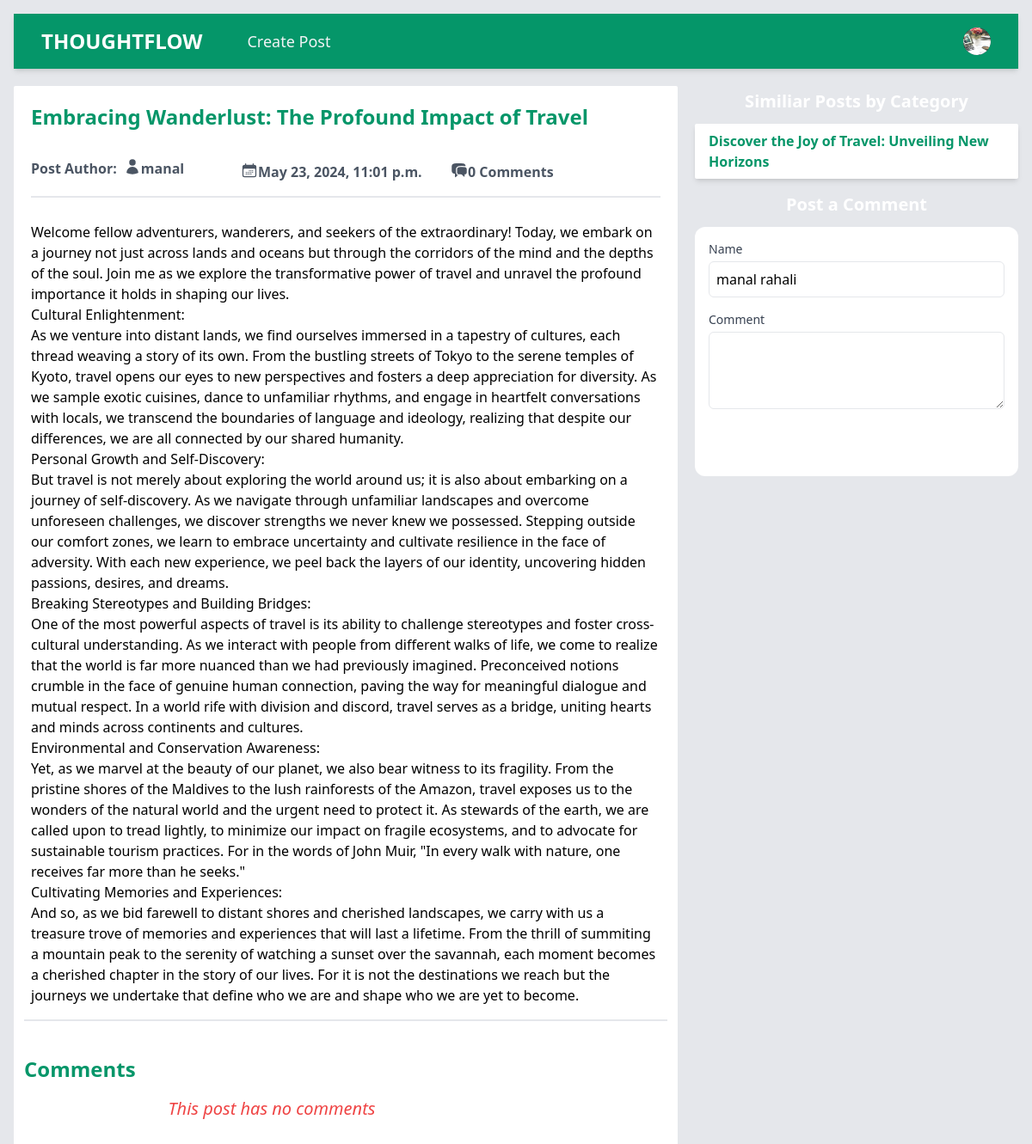
The app's page /read_post/1318a0a1-d5bc-4ed7-a6f1-a7e14e20900c/embracing-wanderlust-the-profound-impact-of-travel/ (signed in) with its own data.
### base/models.py (models this page shows, shortened)
class Post(models.Model):
    id = models.UUIDField(primary_key=True, max_length=15, editable=False, default=uuid.uuid4)
    title = models.CharField(max_length=250)
    slug = models.SlugField(max_length=300, unique_for_date='created',
    null = True, blank=True)
    author = models.ForeignKey(User, on_delete=models.CASCADE)
    body = models.TextField()
    image = models.ImageField(upload_to='bg_img/', default='default_bg_img.jpg')
    category = models.CharField(max_length=100)
    created = models.DateTimeField(auto_now_add=True)
    updated = models.DateTimeField(auto_now=True)
    def get_absolute_url(self):
        try:
            return reverse('read_post', args=[str(self.id), self.slug])
        except Exception as e:
            return '/'
    class Meta:
        ordering = ['-created']
        indexes = [models.Index(fields=['created'])]

### base/views.py (the view, shortened to what this page needs)
# urls.py: path('read_post/<str:id>/<str:slug>/', views.read_post, name='read_post'),
def read_post(request, id, slug):
    post = get_object_or_404(Post, id=id, slug=slug)
    similar_posts = Post.objects.filter(category=post.category)
    post_comments = Comment.objects.filter(comment_p=post)
    return render(request, 'post.html', {
        'post': post,
        'similar_posts': similar_posts,
        'post_comments': post_comments,
    })

### base/templates/post.html (shortened to what this page needs)
{% load static %}
<!DOCTYPE html>
<html lang="en">
  <head>
    <link rel="stylesheet" href="{% static 'style.css' %}" />
  </head>
  <body class="p-4 bg-gray-200">
    <nav class="bg-emerald-600 shadow-md">
      <div class="mx-auto max-w-7xl px-4 sm:px-6 lg:px-8">
        <div class="flex h-16 items-center justify-between">
          <div class="flex items-center">
            <div class="flex-shrink-0">
              <a class="text-2xl font-bold text-white" href="{% url 'home' %}"
                >THOUGHTFLOW</a
              >
            </div>
            <div class="hidden md:block">
              <div class="ml-10 flex items-baseline space-x-4">
                {% if user.is_authenticated %}
                <a
                  href="{% url 'create_post' %}"
                  class="text-gray-100 hover:bg-gray-700 hover:text-white rounded-md px-3 py-2 text-lg font-medium"
                  aria-current="page"
                  >Create Post</a
                >
                {% endif %}
              </div>
            </div>
          </div>
          <div class="hidden md:block">
            <div class="ml-4 flex items-center md:ml-6">
              {% if user.is_authenticated %}
              <div class="relative ml-3">
                <div>
                  <button
                    type="button"
                    class="relative flex max-w-xs items-center rounded-full bg-gray-800 text-sm focus:outline-none focus:ring-2 focus:ring-white focus:ring-offset-2 focus:ring-offset-gray-800"
                    id="user-menu-button"
                    aria-expanded="false"
                    aria-haspopup="true"
                  >
                    <span class="absolute -inset-1.5"></span>
                    {% if profile.avatar %}
                    <img
                      class="h-8 w-8 rounded-full"
                      src="{{ profile.avatar.url }}"
                      alt="User Profile Picture"
                    />
                    {% else %}
                    <img
                      class="h-8 w-8 rounded-full"
                      src="{% static 'user.jpg' %}"
                      alt="User Profile Picture"
                    />
                    {% endif %}
                  </button>
                </div>
              </div>
              {% endif %}
            </div>
          </div>
        </div>
      </div>
    </nav>
    <main class="mt-5 grid grid-cols-1 md:grid-cols-2 lg:grid-cols-3 gap-5">
      <section
        class="bg-white p-3 rounded-sm col-span-1 md:col-span-2 md:h-[80vh] overflow-y-scroll scrollbar-hide"
      >
        <div class="w-full flex flex-col p-2">
          <h2 class="text-2xl font-bold pb-6 text-emerald-600">
            {{ post.title }}
          </h2>
          <div
            class="w-full py-2 space-y-1 text-md font-semibold text-gray-600 grid grid-cols-13 md:grid-cols-3"
          >
            <div class="flex">
              <p class="mr-2">Post Author:</p>
              <a href="{% url 'profile' post.author.username post.author.id %}"
                >{{ post.author }}</a
              >
            </div>
            <div class="flex">
              <p>{{ post.created }}</p>
            </div>
            <div class="flex">
              <p>{{ post.comments.count }} Comments</p>
            </div>
          </div>
          <hr class="border w-full my-2 border-gray-200" />
          <div class="w-full">
            <p class="text-left mt-5 text-gray-700">
              {{ post.body|linebreaks }}
            </p>
          </div>
        </div>
        <hr class="border w-full my-2 border-gray-200" />
        <div class="max-w-xl py-8">
          <h2 class="text-2xl text-emerald-600 font-bold mb-4">Comments</h2>
          {% for comment in post_comments %}
          <div class="bg-white shadow-md rounded p-4 mb-4">
            <div class="flex justify-between mb-2">
              <div class="text-gray-600">{{ comment.author }}</div>
              <div class="text-gray-400 flex gap-2">
                {% if user == comment.signedup_user %}
                <a
                  href="{% url 'update_comment' comment.id %}"
                  class="text-emerald-600 rounded-xl hover:bg-emerald-100 p-2"
                  ><svg
                    xmlns="http://www.w3.org/2000/svg"
                    fill="none"
                    viewBox="0 0 24 24"
                    stroke-width="1.5"
                    stroke="currentColor"
                    class="w-6 h-6"
                  >
                    <path
                      stroke-linecap="round"
                      stroke-linejoin="round"
                      d="M16.862 4.487l1.687-1.688a1.875 1.875 0 112.652 2.652L10.582 16.07a4.5 4.5 0 01-1.897 1.13L6 18l.8-2.685a4.5 4.5 0 011.13-1.897l8.932-8.931zm0 0L19.5 7.125M18 14v4.75A2.25 2.25 0 0115.75 21H5.25A2.25 2.25 0 013 18.75V8.25A2.25 2.25 0 015.25 6H10"
                    />
                  </svg>
                </a>
                <a
                  href="{% url 'delete_comment' comment.id %}"
                  class="text-red-600 p-2 rounded-xl hover:bg-red-100"
                >
                  <svg
                    xmlns="http://www.w3.org/2000/svg"
                    fill="none"
                    viewBox="0 0 24 24"
                    stroke-width="1.5"
                    stroke="currentColor"
                    class="w-6 h-6"
                  >
                    <path
                      stroke-linecap="round"
                      stroke-linejoin="round"
                      d="M14.74 9l-.346 9m-4.788 0L9.26 9m9.968-3.21c.342.052.682.107 1.022.166m-1.022-.165L18.16 19.673a2.25 2.25 0 01-2.244 2.077H8.084a2.25 2.25 0 01-2.244-2.077L4.772 5.79m14.456 0a48.108 48.108 0 00-3.478-.397m-12 .562c.34-.059.68-.114 1.022-.165m0 0a48.11 48.11 0 013.478-.397m7.5 0v-.916c0-1.18-.91-2.164-2.09-2.201a51.964 51.964 0 00-3.32 0c-1.18.037-2.09 1.022-2.09 2.201v.916m7.5 0a48.667 48.667 0 00-7.5 0"
                    />
                  </svg>
                </a>
                {% endif %}
              </div>
            </div>
            <div class="text-gray-500 text-sm mb-2">
              Posted on {{ comment.created }} ({{ comment.created|timesince }}
              ago)
            </div>
            <p class="text-gray-800">{{ comment.body }}</p>
          </div>
          {% empty %}
          <h1 class="text-red-500 text-center font-medium text-xl italic">
            This post has no comments
          </h1>
          {% endfor %}
        </div>
      </section>
      <section class="flex flex-col gap-2 md:h-[80vh]">
        <h1
          class="bg-emerald-500 w-full font-semibold text-xl text-center py-1 rounded-sm text-white"
        >
          Similiar Posts by Category
        </h1>
        <div
          class="w-full h-[25vh] overflow-y-scroll scrollbar-hide rounded-sm shadow-md bg-white flex flex-col p-1"
        >
          {% for a_post in similar_posts %}
          {% if a_post != post %}
          <a
            href="{{ a_post.get_absolute_url }}"
            class="w-full font-semibold text-base text-emerald-600 px-3 py-1 rounded-sm hover:underline"
            >{{ a_post.title|truncatewords:10 }}</a
          >
          {% endif %}
          {% endfor %}
        </div>
        <div class="flex flex-col mt-1 order-first lg:order-last">
          <h1
            class="bg-emerald-500 w-full font-semibold text-xl text-center py-1 mb-2 rounded-sm text-white"
          >
            Post a Comment
          </h1>
          <form method="post" class="space-y-4 bg-white p-4 rounded-xl">
            <div>
              <label for="name" class="block text-sm font-medium text-gray-700"
                >Name</label
              >
              {% if user.is_authenticated %}
              <input
                type="text"
                id="name"
                name="name"
                value="{{ user.first_name }} {{ user.last_name }}"
                required
                readonly
                class="mt-1 p-2 border w-full rounded-md focus:outline-none focus:ring-emerald-400 focus:border-emerald-300"
              />
              {% endif %}
            </div>
            <div>
              <label
                for="comment"
                class="block text-sm font-medium text-gray-700"
                >Comment</label
              >
              <textarea
                id="comment"
                name="comment"
                rows="3"
                required
                class="mt-1 p-2 border w-full rounded-md focus:outline-none focus:ring-emerald-400 focus:border-emerald-300"
              ></textarea>
            </div>
            <div>
              <button
                type="submit"
                class="px-4 py-2 bg-emerald-500 text-white rounded-md hover:bg-emerald-600 focus:outline-none focus:ring-emerald-200"
              >
              </button>
            </div>
          </form>
        </div>
      </section>
    </main>
  </body>
</html>

### records on screen
Post: title "Embracing Wanderlust: The Profound Impact of Travel", author "manal", created "May 23, 2024, 11:01 p.m.", comments.count "0", body "Welcome fellow adventurers, wanderers, and seekers of the extraordinary! Today, we embark on a journey not just across lands and oceans but through the corridors of the mind and the depths of the soul. Join me as we explore the transformative power of travel and unravel the profound importance it holds in shaping our lives. Cultural Enlightenment: As we venture into distant lands, we find ourselves immersed in a tapestry of cultures, each thread weaving a story of its own. From the bustling streets of Tokyo to the serene temples of Kyoto, travel opens our eyes to new perspectives and fosters a deep appreciation for diversity. As we sample exotic cuisines, dance to unfamiliar rhythms, and…"
Post: title "Discover the Joy of Travel: Unveiling New Horizons"
